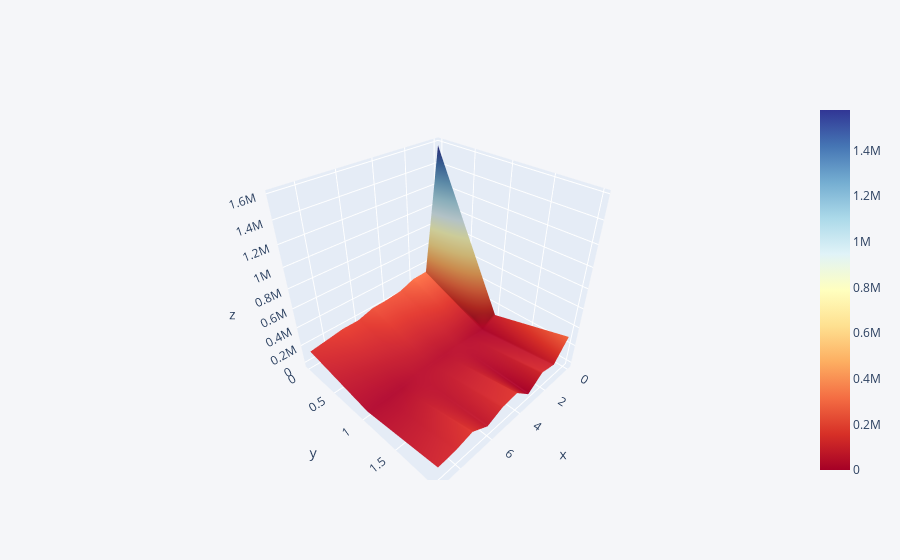

Write notebook code for a chart like this one.
### Code cell
df3 = df_countries_10[['Confirmed','Deaths','Recovered']].values
df3 = pd.DataFrame(df3)
df3
df3.iplot(kind='surface',colorscale='rdylbu')

### Figure 1 — Plotly figure (JSON) as saved in the notebook; plotly's stock layout.template omitted (floating-point values rounded to 4 significant figures)
{"data": [{"colorscale": [[0, "rgb(165,0,38)"], [0.1, "rgb(215,48,39)"], [0.2, "rgb(244,109,67)"], [0.3, "rgb(253,174,97)"], [0.4, "rgb(254,224,144)"], [0.5, "rgb(255,255,191)"], [0.6, "rgb(224,243,248)"], [0.7, "rgb(171,217,233)"], [0.8, "rgb(116,173,209)"], [0.9, "rgb(69,117,180)"], [1, "rgb(49,54,149)"]], "type": "surface", "x": [0, 1, 2, 3, 4, 5, 6, 7, 8, 9], "y": [0, 1, 2], "z": [[1577147, 317554, 310087, 250908, 233037, 228006, 179306, 179021, 153548, 129341], [94702, 3099, 20047, 36042, 27940, 32486, 28167, 8203, 4249, 7249], [298418, 92681, 125960, 0, 150376, 134560, 62216, 158087, 114990, 100564]]}], "layout": {"legend": {"bgcolor": "#F5F6F9", "font": {"color": "#4D5663"}}, "paper_bgcolor": "#F5F6F9", "plot_bgcolor": "#F5F6F9", "title": {"font": {"color": "#4D5663"}}, "xaxis": {"gridcolor": "#E1E5ED", "showgrid": true, "tickfont": {"color": "#4D5663"}, "title": {"font": {"color": "#4D5663"}, "text": ""}, "zerolinecolor": "#E1E5ED"}, "yaxis": {"gridcolor": "#E1E5ED", "showgrid": true, "tickfont": {"color": "#4D5663"}, "title": {"font": {"color": "#4D5663"}, "text": ""}, "zerolinecolor": "#E1E5ED"}}}
